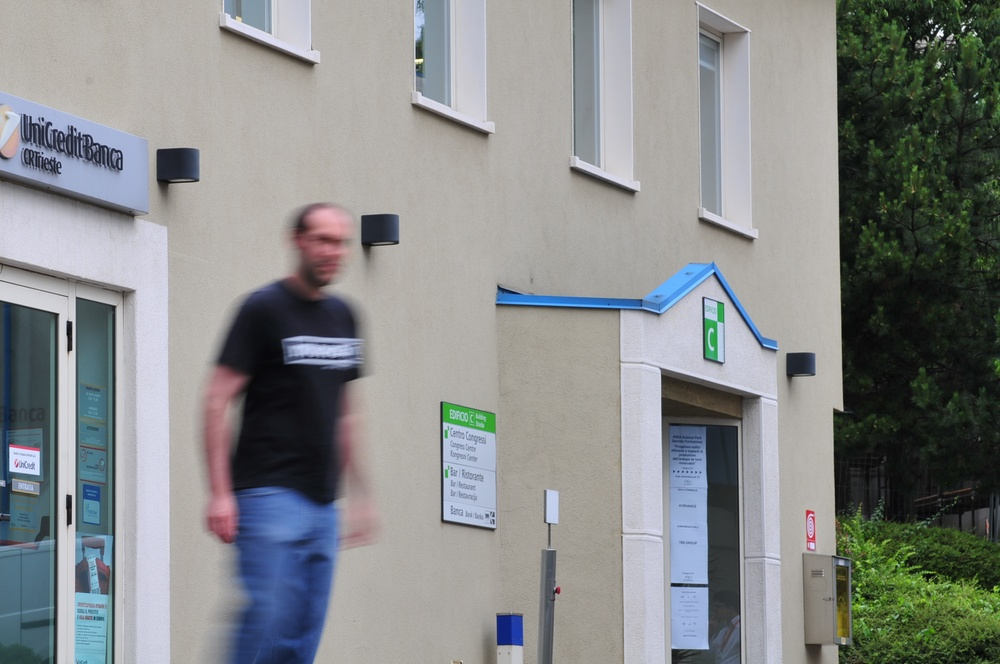
%> input picture Coursework Image Video/Image5.jpg, 1000 x 664 px, shrunk from 2144 x 1424 before the run
$ octave five.m   (GNU Octave 9; MATLAB toolbox functions it lacks are replaced by stand-ins)
%> lines starting %> are read from the running program, lines starting %| are printed output that depends on the picture; in (x1, y1, x2, y2) boxes, pixels count from 0 and x2, y2 are one past the last pixel; in counts of white or black regions, pixels touching at a corner belong together; the program's own positions count from 1
clear; clc; close all;
addpath("C:\Users\acer\Desktop\Matlab Final\Coursework Image Video");

%% --------------------------------------------------------------------

img = imread("Image5.jpg");
%> img is the input picture: size 664x1000x3 uint8; mean R, G, B 134.3, 137.1, 137.1

grayimg = im2gray(img);
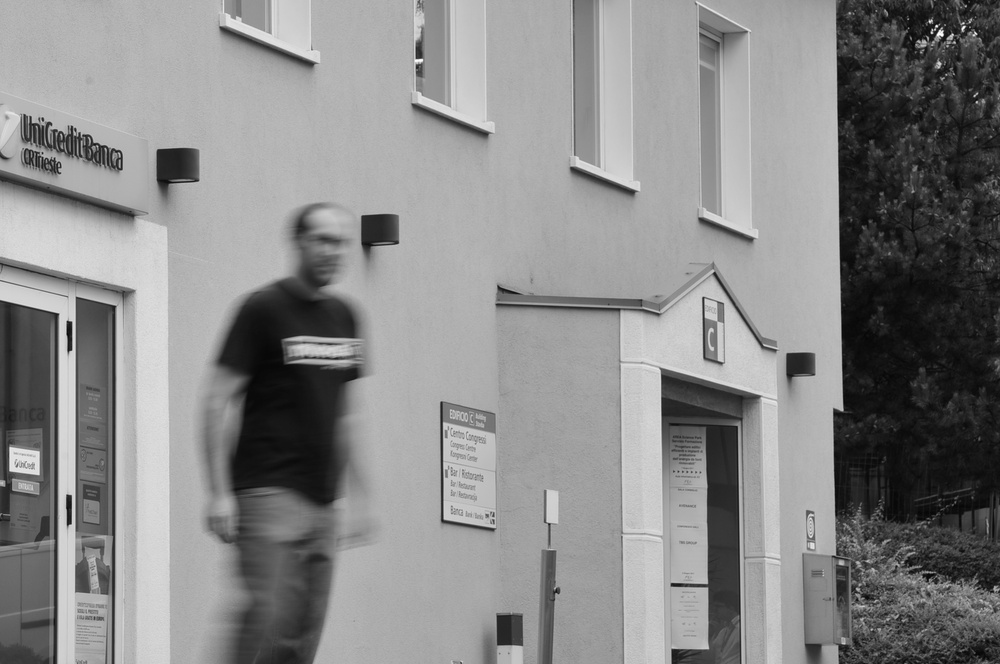
%> grayimg: size 664x1000 uint8; min 4, max 255, mean 136.2

BW = edge(grayimg, "roberts");
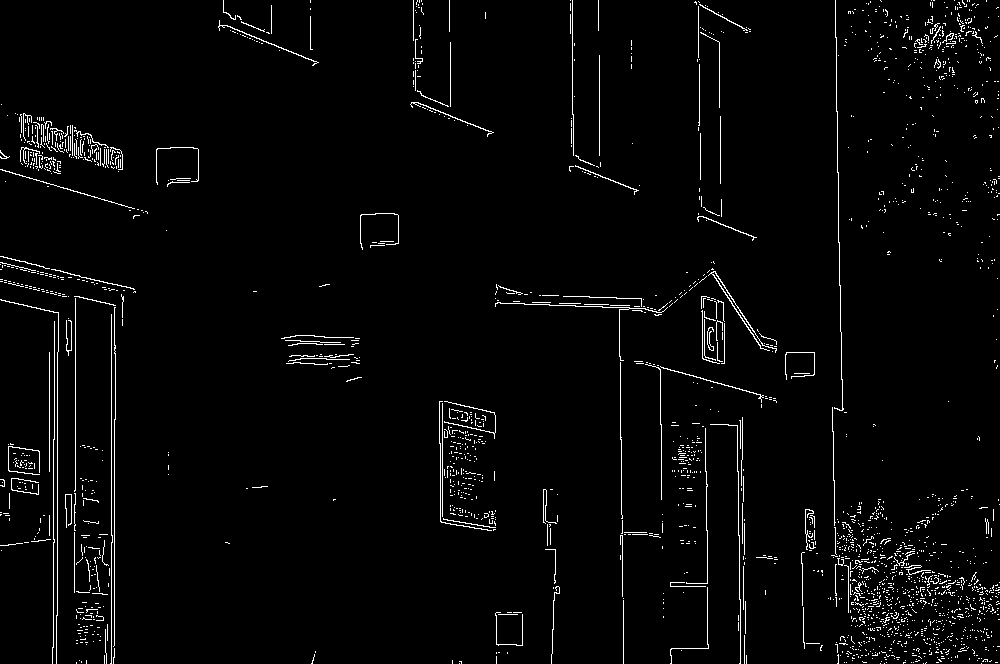
%> BW: size 664x1000 logical; 2.6% white in thin lines or dots
BW = imdilate(BW, strel("disk", 3));
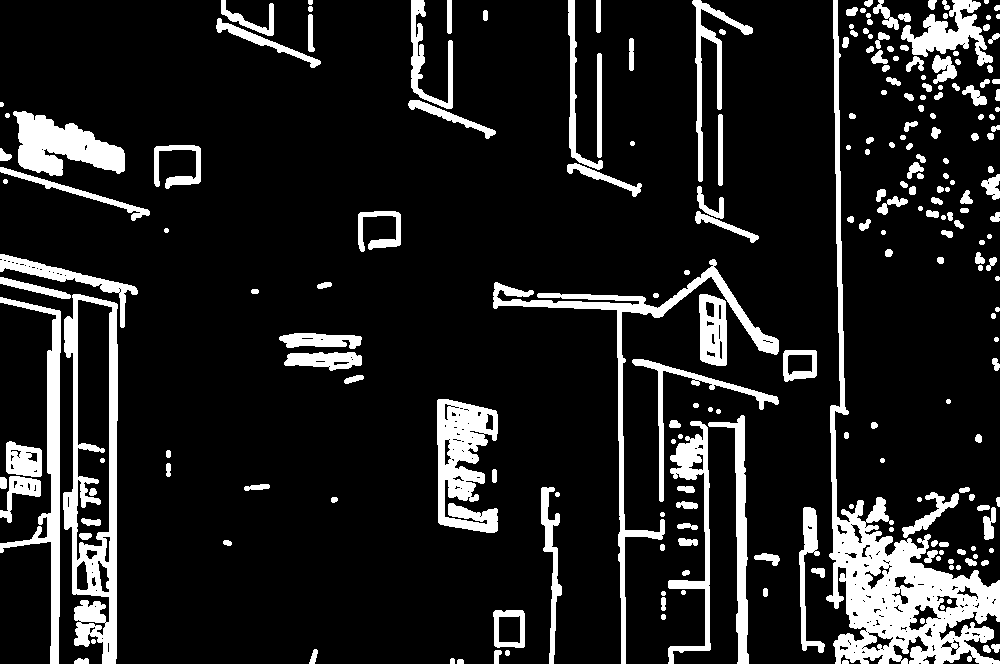
%> BW: size 664x1000 logical; 13.5% white; 229 white regions (3 under 20 px), largest, box (x1, y1, x2, y2) and area: (826, 0, 1000, 664) 17721, (63, 294, 118, 664) 8189, (493, 259, 779, 664) 5962
BW = bwareaopen(BW, 50);
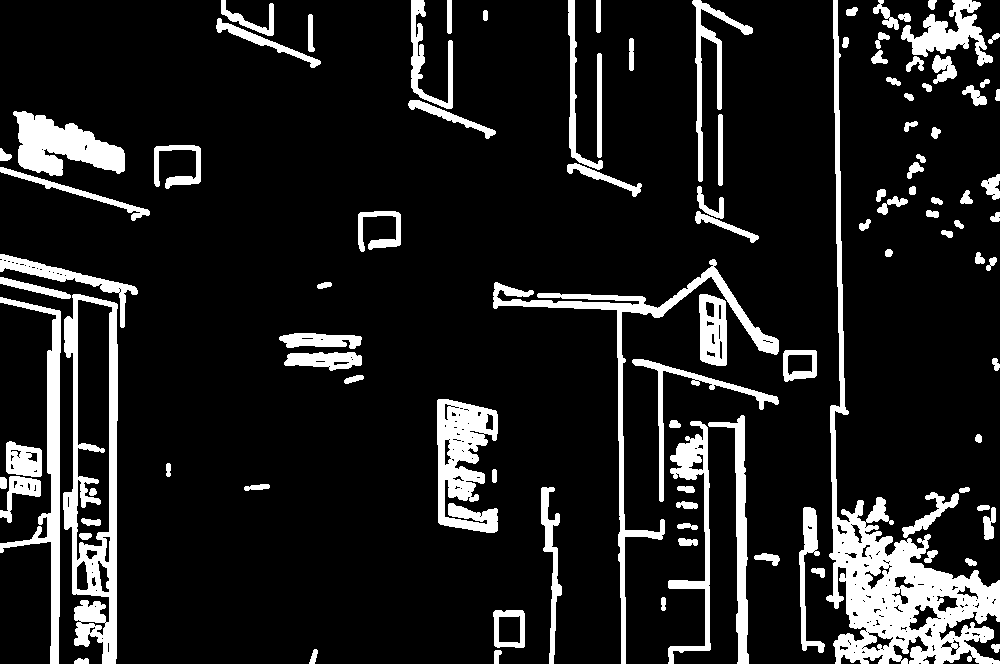
%> BW: size 664x1000 logical; 12.9% white; 104 white regions, largest, box (x1, y1, x2, y2) and area: (826, 0, 1000, 664) 17721, (63, 294, 118, 664) 8189, (493, 259, 779, 664) 5962

overlay = im2double(img);

overlay(:,:,1) = max(overlay(:,:,1), BW);
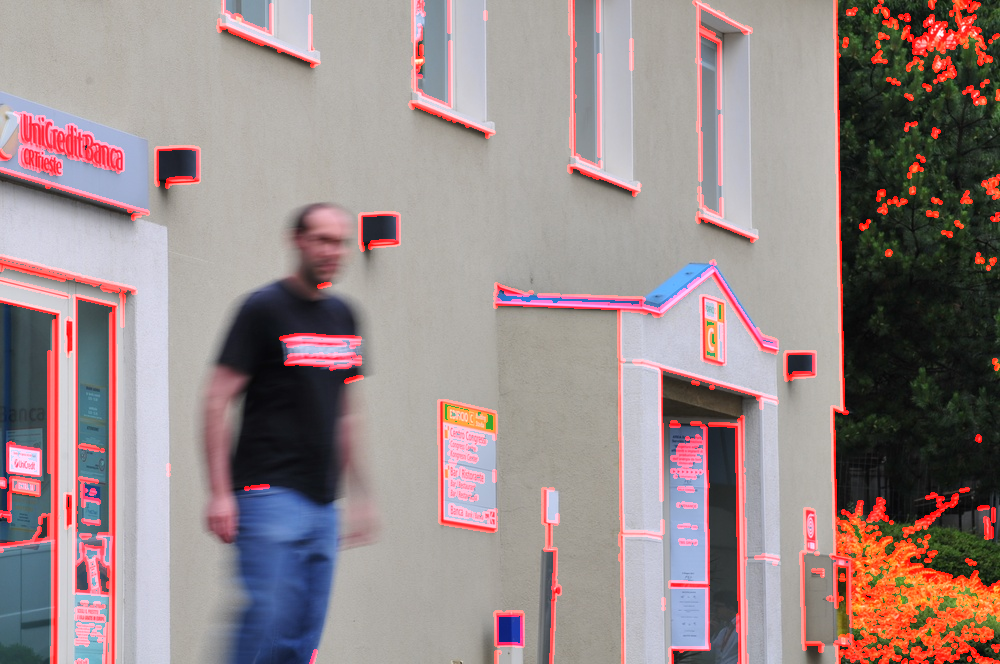
%> overlay: size 664x1000x3 double; mean R, G, B 0.6, 0.538, 0.538
overlay(:,:,2) = overlay(:,:,2) .* ~BW;
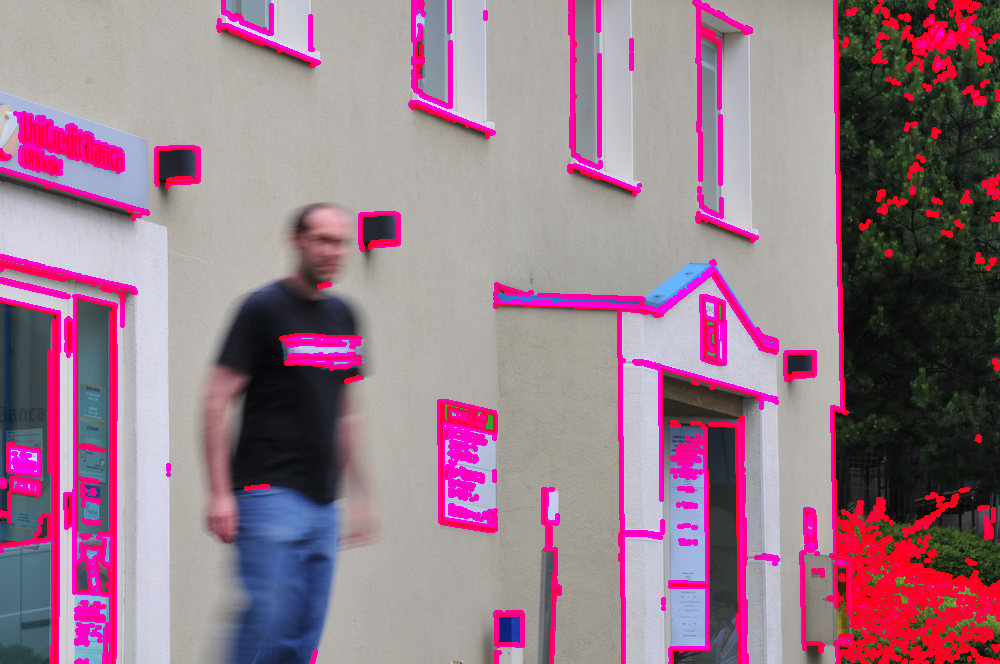
%> overlay: size 664x1000x3 double; mean R, G, B 0.6, 0.476, 0.538
overlay(:,:,3) = overlay(:,:,3) .* ~BW;
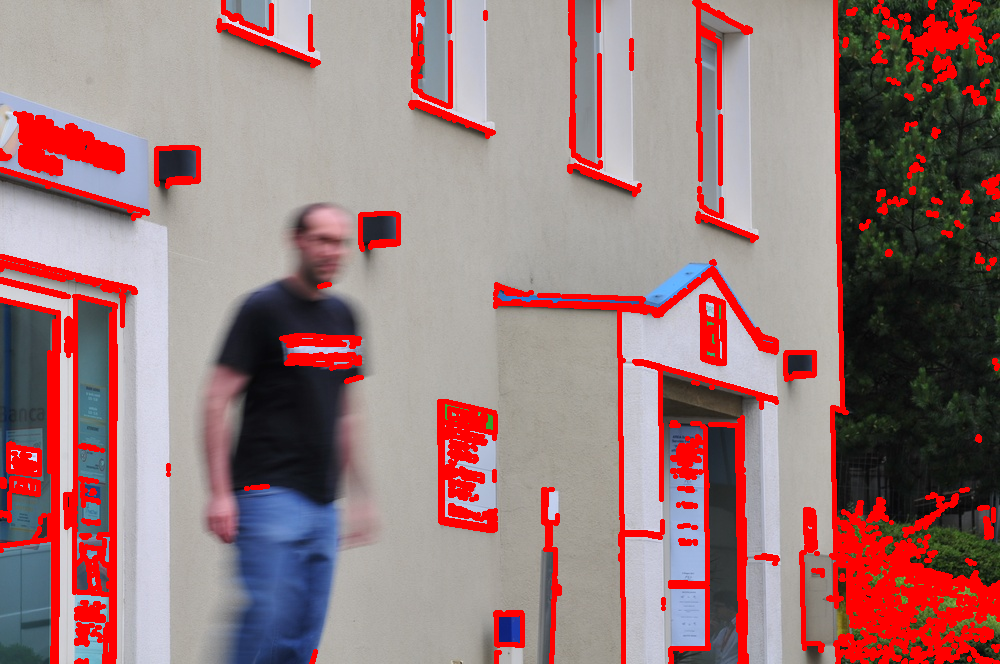
%> overlay: size 664x1000x3 double; mean R, G, B 0.6, 0.476, 0.477

figure;

subplot(1,3,1);
imshow(BW);
title("Roberts Edge Mask");

subplot(1,3,2);
imshow(overlay);
title("Roberts Overlay");

subplot(1,3,3);
imshow(img);
title("Original Image");


% [24 lines of commented-out code are left out]

%% --------------------------------------------------------------------

if ~exist("output", "dir")
    mkdir("output")
end


imwrite(overlay, fullfile("output", "Image5.jpg"))
